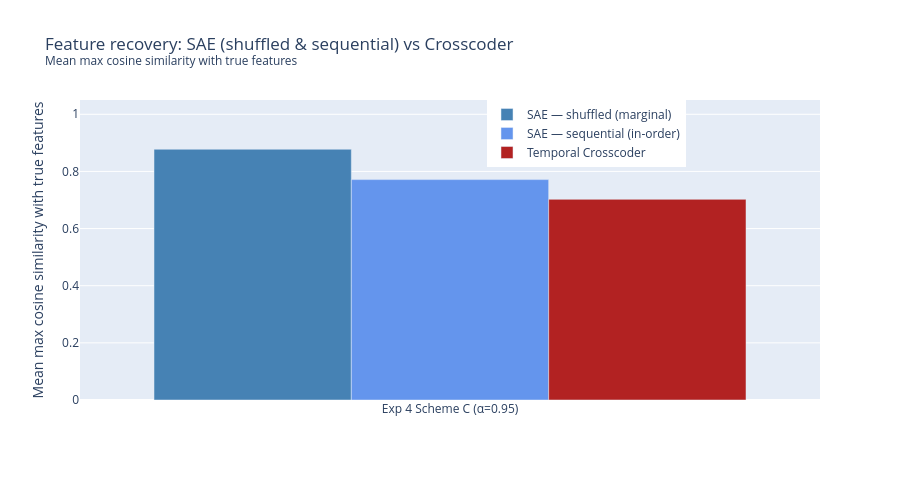
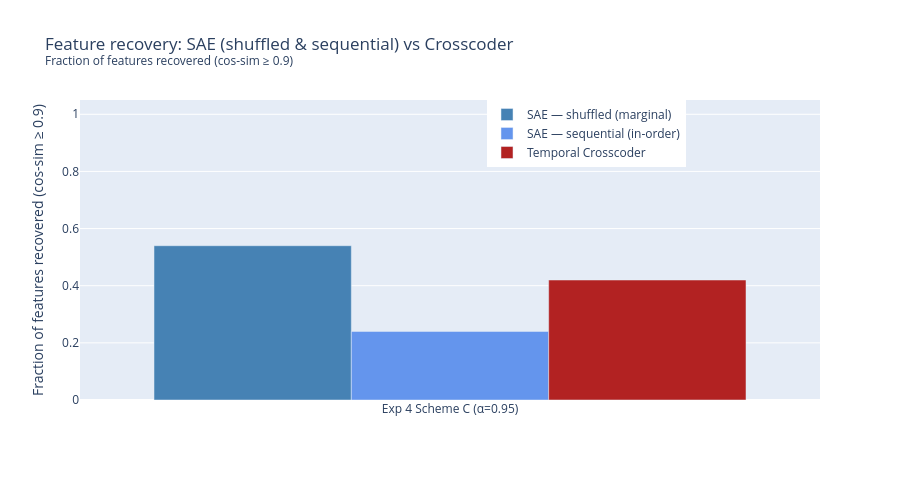

Here is the notebook cell these charts were saved with, in order:
### Markdown cell above
---
## Summary — all experiments

We compare feature recovery across all four conditions using three metrics:
1. **Mean max cosine similarity** — averaged over true features.
2. **Recovery @ 0.9** — fraction of true features with a crosscoder latent aligned to ≥ 0.9 cosine similarity.
3. **Recovery @ 0.8** — same with a looser threshold.

### Code cell
# ── Summary table ──────────────────────────────────────────────────────────
xc_tokens = SAE_STEPS * CC_BATCH * T_SEQ
print(f'Token exposure — SAE: {TRAINING_TOKENS:,}  |  Crosscoder: {xc_tokens:,} ({xc_tokens/TRAINING_TOKENS:.1f}×)')
print(f'Gradient steps — SAE: {SAE_STEPS:,}  |  Crosscoder: {SAE_STEPS:,} (matched)\n')

print(f'{"Exp":<22} {"SAE-shuf @0.9":>14} {"SAE-seq @0.9":>13} {"XC @0.9":>9}'
      f' {"SAE-shuf mmcs":>14} {"SAE-seq mmcs":>13} {"XC mmcs":>9}')
print('-' * 100)
for r in ALL_RESULTS:
    s, q, x = r['sae_shuffled'], r['sae_sequential'], r['crosscoder']
    label = r['label'].replace('\n', ' ')
    xc_gain = x['mean_max_cos_sim'] - max(s['mean_max_cos_sim'], q['mean_max_cos_sim'])
    flag = '  ← XC wins' if xc_gain > 0.02 else ('  ← XC loses' if xc_gain < -0.05 else '')
    print(f'{label:<22} {s["frac_recovered_90"]:>14.1%} {q["frac_recovered_90"]:>13.1%} {x["frac_recovered_90"]:>9.1%}'
          f' {s["mean_max_cos_sim"]:>14.3f} {q["mean_max_cos_sim"]:>13.3f} {x["mean_max_cos_sim"]:>9.3f}{flag}')

for metric in ['mean_max_cos_sim', 'frac_recovered_90']:
    plot_summary_bar(ALL_RESULTS, metric=metric)

### Figure 1 — Plotly figure (JSON) as saved in the notebook; plotly's stock layout.template omitted (floating-point values rounded to 4 significant figures)
{"data": [{"marker": {"color": "steelblue"}, "name": "SAE — shuffled (marginal)", "type": "bar", "x": ["Exp 4\nScheme C (α=0.95)"], "y": [0.8776]}, {"marker": {"color": "cornflowerblue"}, "name": "SAE — sequential (in-order)", "type": "bar", "x": ["Exp 4\nScheme C (α=0.95)"], "y": [0.7714]}, {"marker": {"color": "firebrick"}, "name": "Temporal Crosscoder", "type": "bar", "x": ["Exp 4\nScheme C (α=0.95)"], "y": [0.7023]}], "layout": {"barmode": "group", "height": 480, "legend": {"x": 0.55, "y": 1}, "title": {"text": "Feature recovery: SAE (shuffled & sequential) vs Crosscoder<br><sup>Mean max cosine similarity with true features</sup>"}, "width": 900, "yaxis": {"range": [0, 1.05], "title": {"text": "Mean max cosine similarity with true features"}}}}

### Figure 2 — Plotly figure (JSON) as saved in the notebook; plotly's stock layout.template omitted (floating-point values rounded to 4 significant figures)
{"data": [{"marker": {"color": "steelblue"}, "name": "SAE — shuffled (marginal)", "type": "bar", "x": ["Exp 4\nScheme C (α=0.95)"], "y": [0.54]}, {"marker": {"color": "cornflowerblue"}, "name": "SAE — sequential (in-order)", "type": "bar", "x": ["Exp 4\nScheme C (α=0.95)"], "y": [0.24]}, {"marker": {"color": "firebrick"}, "name": "Temporal Crosscoder", "type": "bar", "x": ["Exp 4\nScheme C (α=0.95)"], "y": [0.42]}], "layout": {"barmode": "group", "height": 480, "legend": {"x": 0.55, "y": 1}, "title": {"text": "Feature recovery: SAE (shuffled & sequential) vs Crosscoder<br><sup>Fraction of features recovered (cos-sim ≥ 0.9)</sup>"}, "width": 900, "yaxis": {"range": [0, 1.05], "title": {"text": "Fraction of features recovered (cos-sim ≥ 0.9)"}}}}
